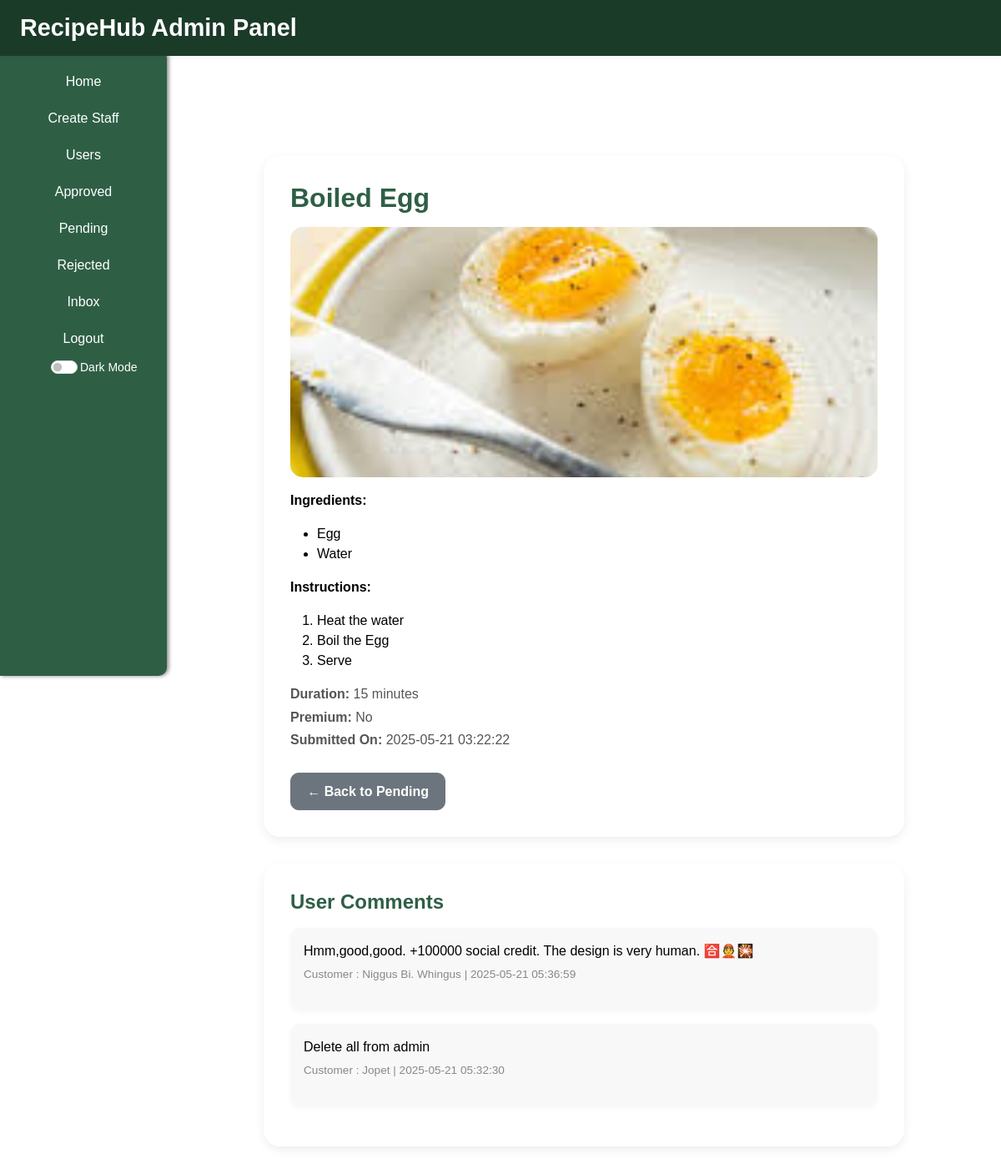
/admin/recipe/5 (signed in), run on the app's committed database.
### tables this page shows
CREATE TABLE Recipes (
      id INTEGER PRIMARY KEY AUTOINCREMENT,
      title TEXT,
      ingredients TEXT,
      instructions TEXT,
      duration INTEGER,
      isPremium INTEGER DEFAULT 0,
      status TEXT DEFAULT 'pending',
      staff_id INTEGER,
      createdAt TIMESTAMP DEFAULT CURRENT_TIMESTAMP, image TEXT, courseType TEXT,
      FOREIGN KEY (staff_id) REFERENCES Staff(id)
    );

CREATE TABLE Comments(
      id INTEGER PRIMARY KEY AUTOINCREMENT,
      comment TEXT,
      commentor_id INTEGER,
      recipe_id INTEGER,
      commentedAt TIMESTAMP DEFAULT CURRENT_TIMESTAMP,
      FOREIGN KEY (commentor_id) REFERENCES Customers(id),
      FOREIGN KEY (recipe_id) REFERENCES Recipes(id)
    );

CREATE TABLE Customers (
      id INTEGER PRIMARY KEY AUTOINCREMENT,
      name TEXT,
      username TEXT,
      email TEXT,
      password TEXT,
      isBanned INTEGER DEFAULT 0,
      subscribed INTEGER DEFAULT 0,
      createdAt TIMESTAMP DEFAULT CURRENT_TIMESTAMP
    );

### app.py (the view)
@app.route('/admin/recipe/<int:recipe_id>')
def view_recipe(recipe_id):
    if 'user_id' not in session or session['role'] != 'admin':
        flash("Unauthorized access.", "danger")
        return redirect(url_for('login'))
    db = get_db_connection()
    cursor = db.cursor()
    cursor.execute("SELECT * FROM Recipes WHERE id = ?", (recipe_id,))
    recipe = cursor.fetchone()
    if not recipe:
        db.close()
        flash("Recipe not found.", "danger")
        return redirect(url_for('admin_view_status', status='pending'))
    cursor.execute('''
        SELECT Comments.comment, Comments.commentedAt, Customers.name
        FROM Comments
        JOIN Customers ON Comments.commentor_id = Customers.id
        WHERE Comments.recipe_id = ?
        ORDER BY Comments.commentedAt DESC
    ''', (recipe_id,))
    comments = cursor.fetchall()
    db.close()
    return render_template('admin/view_recipe.html', recipe=recipe, comments=comments)

### db_setup.py (called while the page is built)
def get_db_connection():
  conn = sqlite3.connect('RecipeHub.db')
  conn.row_factory = sqlite3.Row
  return conn

### templates/admin/view_recipe.html (shortened to what this page needs)
{% extends 'admin/base.html' %}
{% block body %}
<div class="container recipe-view-container">
  <div class="recipe-card fade-in">
    <h2 class="recipe-title">{{ recipe.title }}</h2>
    {% if recipe.image %}
    <img src="{{ url_for('serve_image', filename=recipe.image) }}" alt="Recipe Image" class="recipe-image">
    {% endif %}
    <div class="recipe-section">
        <p><strong>Ingredients:</strong></p>
        <ul>
          {% for item in recipe.ingredients.split(',') %}
            <li>{{ item.strip() }}</li>
          {% endfor %}
        </ul>
    </div>
    <div class="recipe-section">
        <p><strong>Instructions:</strong></p>
        <ol>
          {% for item in recipe.instructions.split(',') %}
            <li>{{ item.strip() }}</li>
          {% endfor %}
        </ol>
    </div>
    <div class="recipe-meta">
      <p><strong>Duration:</strong> {{ recipe.duration }} minutes</p>
      <p><strong>Premium:</strong> {{ 'Yes' if recipe.isPremium else 'No' }}</p>
      <p><strong>Submitted On:</strong> {{ recipe.createdAt }}</p>
    </div>
    <a href="{{ url_for('admin_view_status', status='pending') }}" class="btn btn-secondary back-btn">← Back to Pending</a>
  </div>
  <div class="comment-card fade-in">
    <h4 class="mb-3">User Comments</h4>
    {% if comments %}
      {% for comment in comments %}
      <div class="comment-box">
        <p class="comment-text">{{ comment.comment }}</p>
        <p class="comment-meta">Customer : {{ comment.name }} | {{ comment.commentedAt }}</p>
      </div>
      {% endfor %}
    {% else %}
      <p class="text-muted">No comments yet for this recipe.</p>
    {% endif %}
  </div>
</div>
{% endblock %}

### static/admin_base.css (style rules this page uses)
*, *::before, *::after { margin: 0; padding: 0; box-sizing: border-box; }
html, body { height: 100%; font-family: 'Poppins', sans-serif; color: #0000; background: #ffff; overflow-x: hidden; }
body { min-height: 100vh; color: #000; }

### templates/admin/view_recipe.html (style rules this page uses)
.recipe-view-container { max-width: 800px; margin: 100px auto 50px; padding: 1rem; }
.recipe-card, .comment-card { background: #fff; border-radius: 20px; padding: 2rem; box-shadow: 0 4px 12px rgba(0, 0, 0, 0.07); margin-bottom: 2rem; transition: background 0.3s ease; }
.recipe-card h2, .comment-card h4 { font-weight: 700; color: #2E5F45; margin-bottom: 1rem; }
.recipe-image { width: 100%; height: 300px; object-fit: cover; border-radius: 15px; margin-bottom: 1rem; }
.recipe-meta p { margin: 0.2rem 0; color: #555; }
.back-btn { margin-top: 1.5rem; padding: 0.6rem 1.2rem; font-weight: bold; border-radius: 10px; }
.comment-box { background-color: #f8f8f8; border-radius: 12px; padding: 1rem; margin-bottom: 1rem; box-shadow: 0 2px 6px rgba(0, 0, 0, 0.04); }
.comment-text { margin: 0; font-size: 1rem; }
.comment-meta { font-size: 0.85rem; color: #888; margin-top: 0.4rem; }
.fade-in { animation: fadeIn 0.6s ease-in; }

### templates/admin/base.html (style rules this page uses)
body { padding-top: 70px; padding-left: 200px; }

### data on the page
Recipes: title "Boiled Egg", image (picture), duration "15", isPremium "No", createdAt "2025-05-21 03:22:22"
Comments: comment "Hmm,good,good. +100000 social credit. The design is very human. 🈴👲🎇", name "Niggus Bi. Whingus", commentedAt "2025-05-21 05:36:59"
Comments: comment "Delete all from admin", name "Jopet", commentedAt "2025-05-21 05:32:30"

### other printed values
{{ item.strip() }} "Egg" "Water"
{{ item.strip() }} "Heat the water" "Boil the Egg" "Serve"
